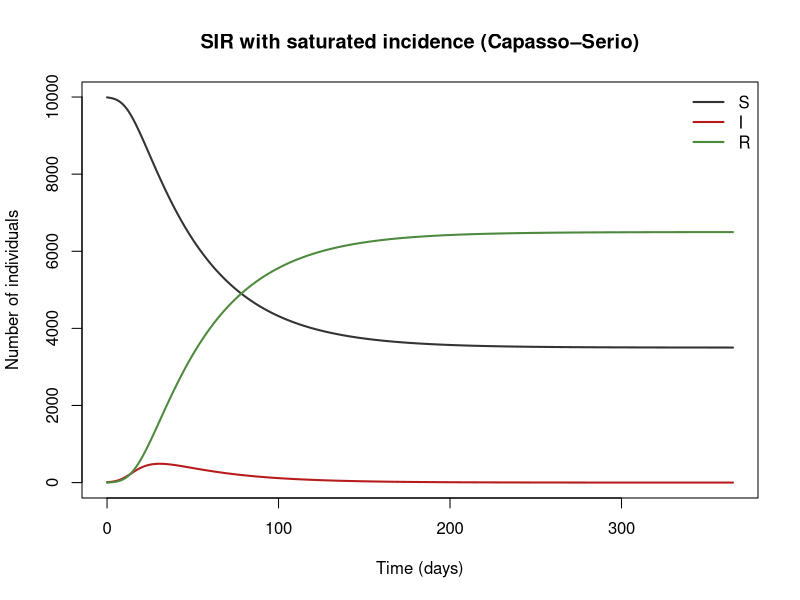

Source code (R):
## SIR with saturated incidence (Capasso–Serio)
## cholera (Bari 1973 epidemic), generic.
## The incidence g(I)S with g bounded represents protective behaviour or saturation at high prevalence.
## Parameter values: 0 of 3 checked against the source; the rest are recalled or illustrative.
## Reference: Capasso V. & Serio G. (1978) "A generalization of the Kermack–McKendrick deterministic epidemic model", Math. Biosci. 42:43–61
## Source: https://doi.org/10.1016/0025-5564(78
##
## Generated from a compartmental model diagram (model format v1).
## Regenerating from the same diagram always gives this exact file.
##
## Compartments: S, I, R
## Flows (time unit: days):
##   S -> I  : lambda * S
##   I -> R  : gamma * I

library(deSolve)

# ---- Time ------------------------------------------------------------
times <- seq(0, 365, by = 0.5)  # days

# ---- Parameters ------------------------------------------------------
parameters <- c(
  beta = 5e-5,      # transmission coefficient [illustrative]
  alpha_s = 0.002,  # saturation ("psychological"/crowding) constant (1/person) [illustrative]
  gamma = 0.2       # recovery (1/day) [illustrative]
)

# ---- Initial conditions ----------------------------------------------
state <- c(
  S = 9990,  # susceptible
  I = 10,    # infectious
  R = 0      # recovered
)

# ---- Model equations -------------------------------------------------
sir_saturated_incidence_model <- function(t, state, parameters) {
  with(as.list(c(state, parameters)), {
    # Total population
    N <- S + I + R

    # Derived quantities
    lambda <- beta * I / (1 + alpha_s * I)  # saturating force of infection

    # Rates of change
    dS <- -lambda * S
    dI <- lambda * S - gamma * I
    dR <- gamma * I

    list(c(dS, dI, dR))
  })
}

# ---- Solve -----------------------------------------------------------
out <- ode(y = state, times = times, func = sir_saturated_incidence_model, parms = parameters)
out <- as.data.frame(out)

# ---- Plot ------------------------------------------------------------
compartment_cols <- c(S = "#333333", I = "#B71C1C", R = "#4E8A3E")
matplot(out$time, out[, names(compartment_cols)], type = "l", lty = 1, lwd = 2,
        col = compartment_cols, xlab = "Time (days)", ylab = "Number of individuals",
        main = "SIR with saturated incidence (Capasso–Serio)")
legend("topright", legend = names(compartment_cols), col = compartment_cols,
       lty = 1, lwd = 2, bty = "n")
